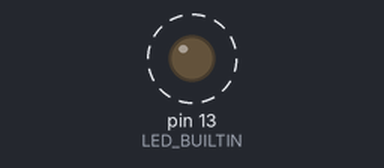
A program run on a simulated Arduino Uno, built with avr-gcc and run on an emulated ATmega328P. Shown: output pins drawn as LEDs (lit = HIGH). Dashed ring = blinking. What the program prints to the serial monitor is not drawn.

Above: at 0.2 s.
Timing chart, 0 to 3.0 s (numbered marks = the images above):
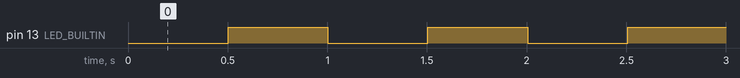

Measured:
- by itself, pin 13 (LED_BUILTIN): alternates HIGH for 0.50 s and LOW for 0.50 s

The program:

main.cpp
```cpp
#include <Arduino.h>

unsigned long t=0;
unsigned long tempo_anterior=0;
unsigned long t2 = 0;
unsigned long tempo_anterior2 =0;

int estadoLED= LOW;

void setup()
{
  Serial.begin(9600);

  pinMode(LED_BUILTIN, OUTPUT);
 }

void loop()
{
t2=millis();
// piscar o LED
 if(t2-tempo_anterior2>500)
  {
  Serial.print("t2-");
  Serial.println(t2);

  Serial.print("tempo_anterior2-");
  Serial.println(tempo_anterior2);

estadoLED= !estadoLED;
Serial.print("estadoLED-");
Serial.println(estadoLED);

digitalWrite(LED_BUILTIN,estadoLED);

tempo_anterior2=millis();
}
}
```

main_copy_2.cpp
```cpp
// #include <Arduino.h>

// unsigned long t=0;
// unsigned long tempo_anterior=0;
// void setup()
// {
//   Serial.begin(9600);
//   pinMode(LED_BUILTIN, OUTPUT);
//  }

// void loop()
// {
//   // se já passou 2 segundos
//   t= millis();
//   if (t - tempo_anterior > 2000)
//   {
//     //Liga o LED depois de terem passado 10 segundos-> 10000 milissegundos
//     //digitalWrite(LED_BUILTIN, HIGH);
//     Serial.print("-t-");
//     Serial.println(t);

//     Serial.print("tempo_anterior-");
//     Serial.println(tempo_anterior);

//     tempo_anterior=millis();

//   }
// }
```

main_copy.cpp
```cpp
// #include <Arduino.h>

// unsigned long t;

// void setup()
// {
//   Serial.begin(9600);
//   pinMode(LED_BUILTIN, OUTPUT);
//  }

// void loop()
// {
//   t= millis();
//   if (t>50000);
//   {
//     //Liga o LED depois de terem passado 10 segundos-> 10000 milissegundos
// digitalWrite(LED_BUILTIN, HIGH);
//   }
// }
```
